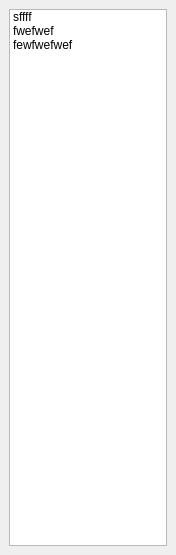
<?xml version="1.0" encoding="UTF-8"?>
<ui version="4.0">
 <class>BookmarksView</class>
 <widget class="QDockWidget" name="BookmarksView">
  <property name="geometry">
   <rect>
    <x>0</x>
    <y>0</y>
    <width>176</width>
    <height>555</height>
   </rect>
  </property>
  <property name="sizePolicy">
   <sizepolicy hsizetype="Expanding" vsizetype="Expanding">
    <horstretch>0</horstretch>
    <verstretch>0</verstretch>
   </sizepolicy>
  </property>
  <property name="minimumSize">
   <size>
    <width>120</width>
    <height>160</height>
   </size>
  </property>
  <property name="features">
   <set>QDockWidget::NoDockWidgetFeatures</set>
  </property>
  <property name="windowTitle">
   <string>Bookmarks</string>
  </property>
  <widget class="QWidget" name="dockWidgetContents">
   <property name="sizePolicy">
    <sizepolicy hsizetype="Expanding" vsizetype="Expanding">
     <horstretch>5</horstretch>
     <verstretch>5</verstretch>
    </sizepolicy>
   </property>
   <property name="minimumSize">
    <size>
     <width>120</width>
     <height>120</height>
    </size>
   </property>
   <layout class="QVBoxLayout" name="verticalLayout">
    <item>
     <widget class="QListWidget" name="bookmarkList">
      <property name="minimumSize">
       <size>
        <width>120</width>
        <height>120</height>
       </size>
      </property>
      <property name="currentRow">
       <number>-1</number>
      </property>
      <item>
       <property name="text">
        <string>sffff</string>
       </property>
      </item>
      <item>
       <property name="text">
        <string>fwefwef</string>
       </property>
      </item>
      <item>
       <property name="text">
        <string>fewfwefwef</string>
       </property>
      </item>
     </widget>
    </item>
   </layout>
  </widget>
 </widget>
 <resources/>
 <connections/>
</ui>
